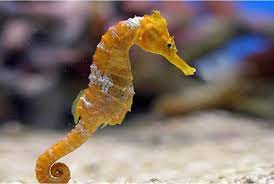
#> input picture PIL/Image_dir/image1.jpg, 274 x 184 px, found by its file name; its folder holds 4 pictures in this run
$ python PIL_cool_functions.py
#> lines starting #> are read from the running program, lines starting #| are printed output that depends on the picture
# This script is a tutorial for PIL package
# From the next youtube URL: https://www.youtube.com/watch?v=6Qs3wObeWwc, https://www.youtube.com/watch?v=dkp4wUhCwR4
from PIL import Image, ImageDraw, ImageFont, ImageEnhance
import matplotlib.pyplot as plt
import numpy as np
import os


# [210 lines left out: functions looping_image_dir_change_format, image_prop, image_crop, image_transpose, image_resize, image_rotation and 7 more, not called in this run]


def rgb_to_gbr(image_path: str):
    im = Image.open(image_path).copy()
#> im is the input picture: PIL image 274x184 RGB; mean R, G, B 130.3, 114.9, 105.3
    r, g, b = im.split()
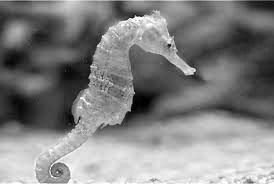
#> r: PIL image 274x184 L; min 0, max 255, mean 130.3
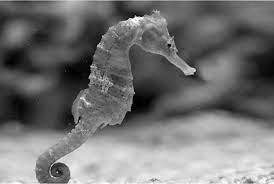
#> g: PIL image 274x184 L; min 0, max 255, mean 114.9
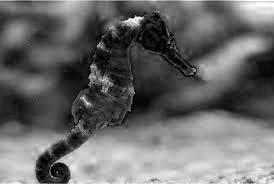
#> b: PIL image 274x184 L; min 0, max 255, mean 105.3
    image = Image.merge("RGB", (b, r, g))
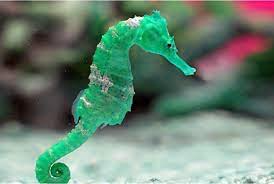
#> image: PIL image 274x184 RGB; mean R, G, B 105.3, 130.3, 114.9
    plt.imshow(image)
    plt.show()


if __name__ == '__main__':
    dir_path = r"C:\Users\liran\git\Python_pack_automotive\PIL\Image_dir"
    image_path1 = r"C:\Users\liran\git\Python_pack_automotive\PIL\Image_dir\image1.jpg"
    image_path2 = r"C:\Users\liran\git\Python_pack_automotive\PIL\Image_dir\image2.jpg"
    coor = (125, 0, 250, 100)
    new_size = (50, 50)
    angle = 30
    rec_coor = (224, 134, 274, 184)
    enhancement_rate = 4
    # [13 lines of commented-out code are left out]
    rgb_to_gbr(image_path1)
